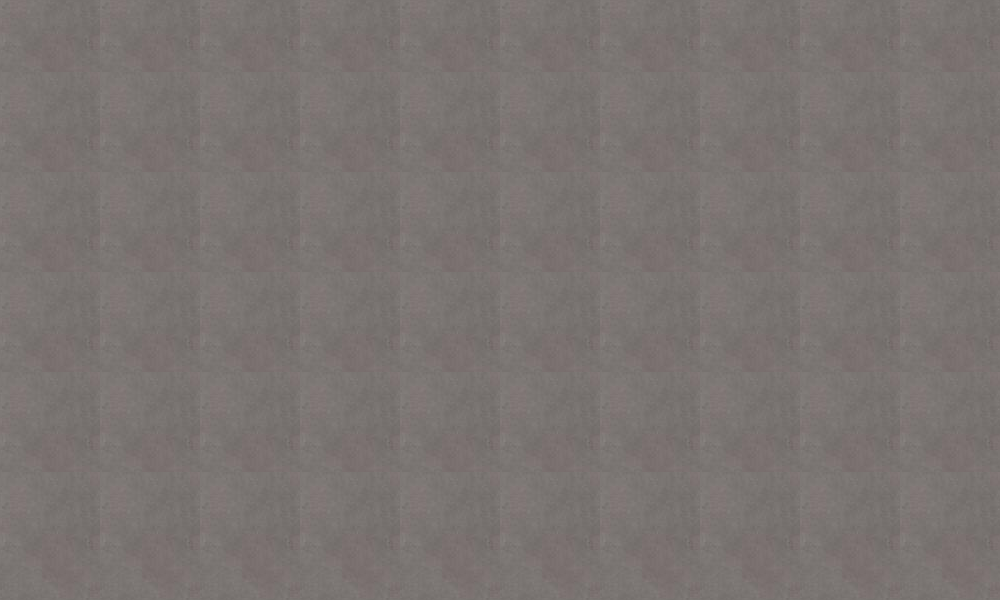

Rendered tile map (Tiled .tmx) drawn with the repository's tilesets; below, a short description and the full map source, tile grids included:
An orthogonal 10x6 tile map with 100x100 px tiles, 1 tile layer (Rutelag 1).

<map version="1.2" tiledversion="1.2.2" orientation="orthogonal" renderorder="left-up" width="10" height="6" tilewidth="100" tileheight="100" infinite="0" nextlayerid="2" nextobjectid="1">
 <tileset firstgid="1" source="test.tsx" />
 <layer id="1" name="Rutelag 1" width="10" height="6">
  <data encoding="csv">
3,3,3,3,3,3,3,3,3,3,
3,3,3,3,3,3,3,3,3,3,
3,3,3,3,3,3,3,3,3,3,
3,3,3,3,3,3,3,3,3,3,
3,3,3,3,3,3,3,3,3,3,
3,3,3,3,3,3,3,3,3,3
</data>
 </layer>
</map>
